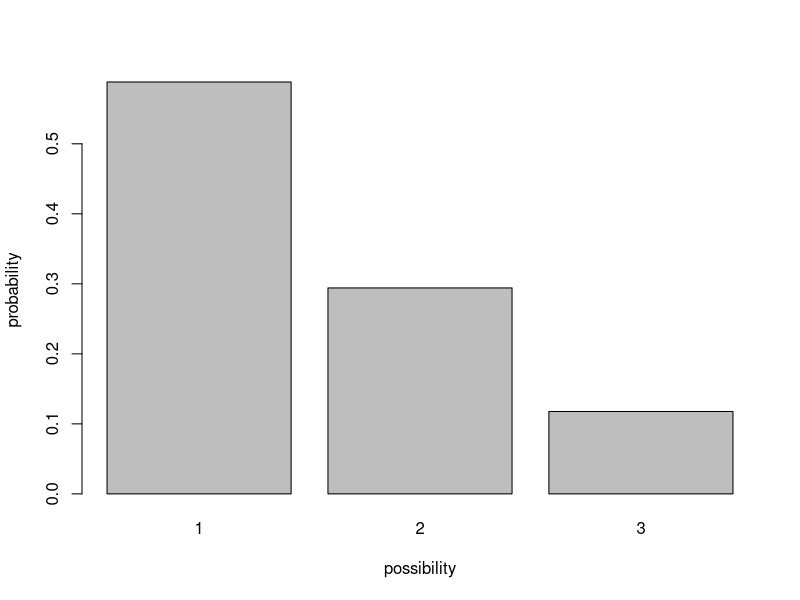
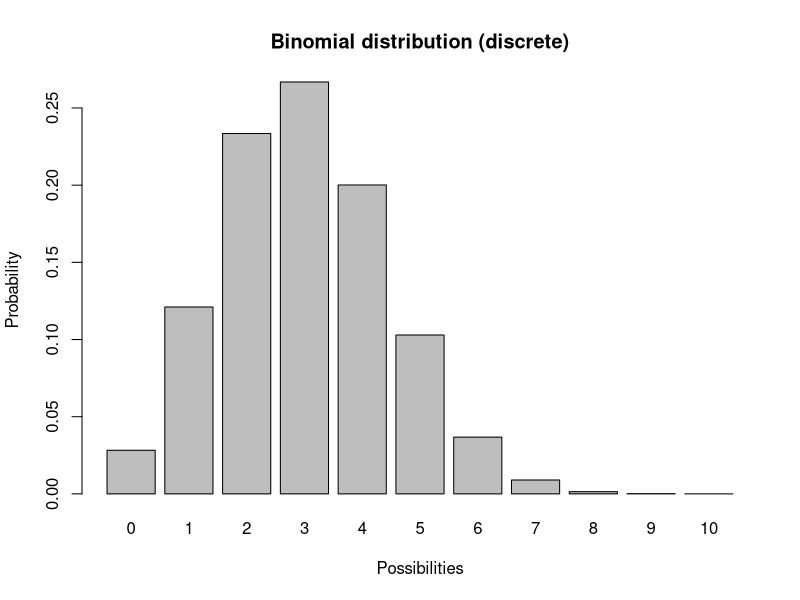
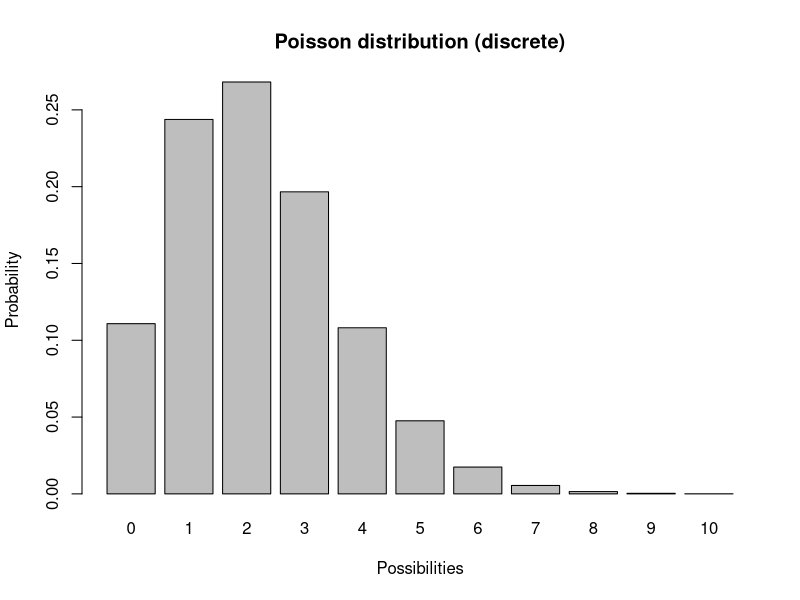
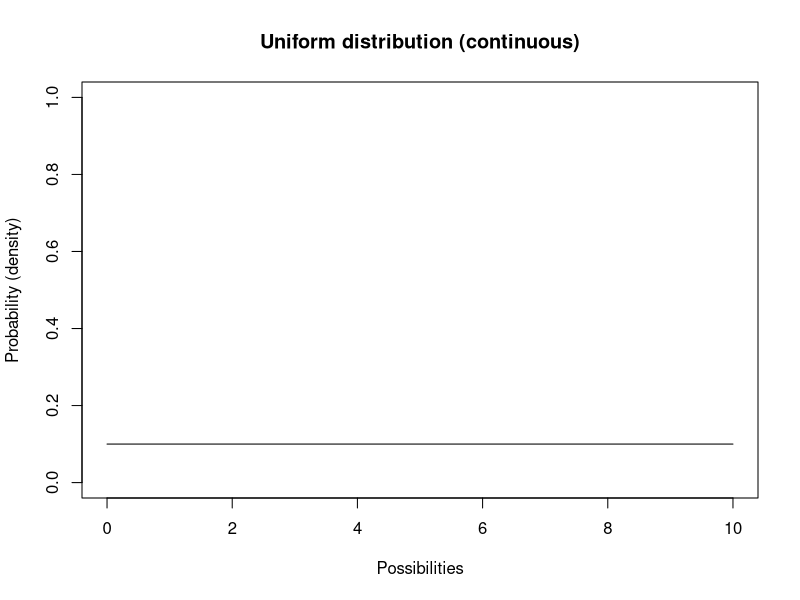
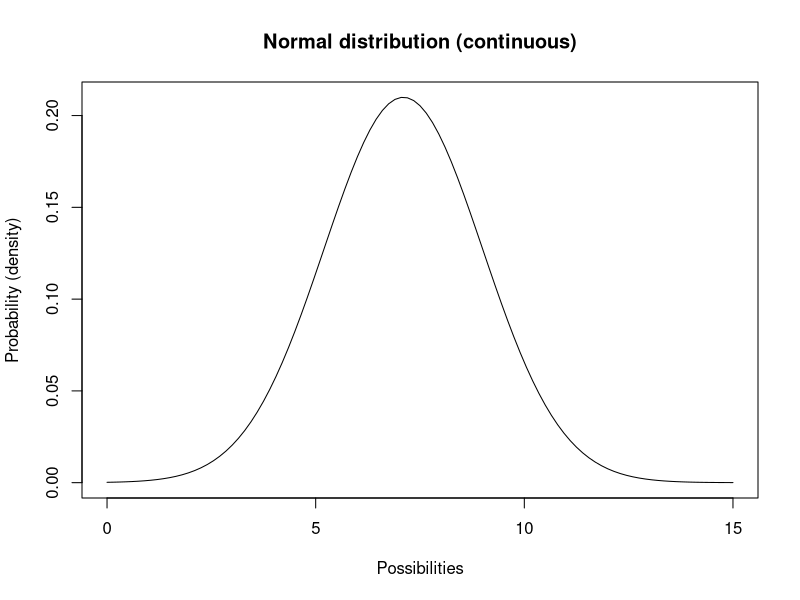
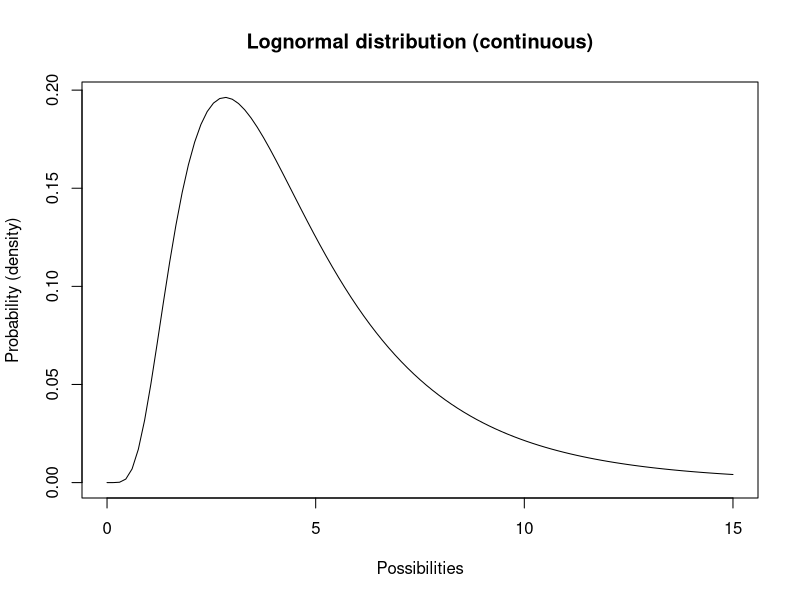
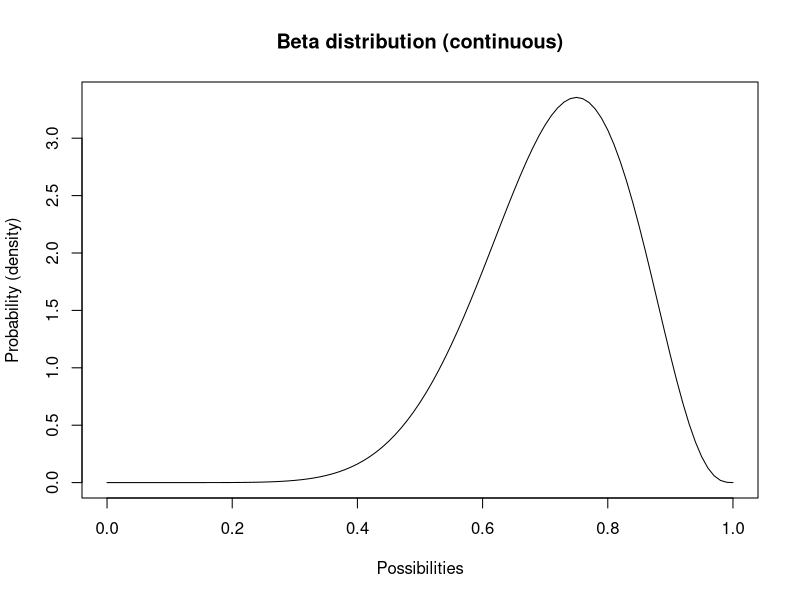
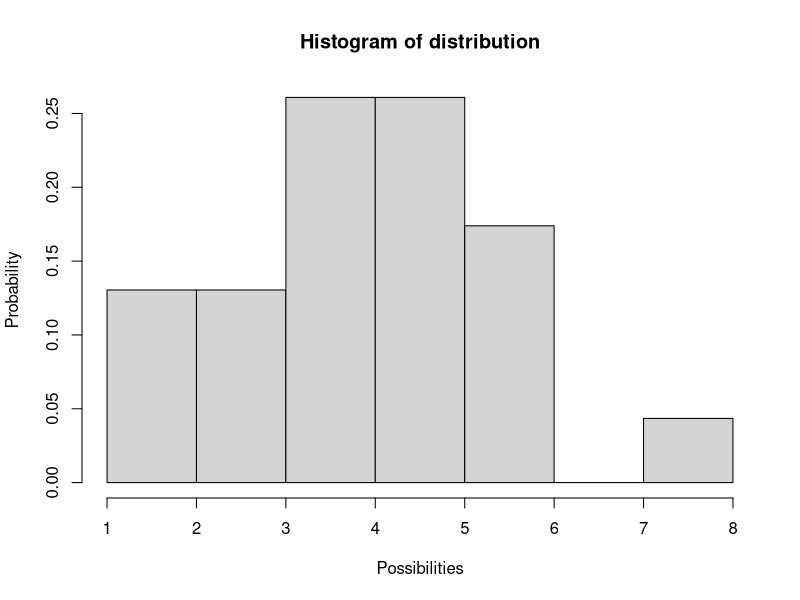

Generate these figures, in order, with R:
## ---- chunk 1
knitr::opts_chunk$set(echo = TRUE, cache = TRUE)
## ---- chunk 2

############################################################
####                                                    ####  
####  BIOL4558, Topico 8                               ####
####                                                    ####
####  Kevin Shoemaker                                   #### 
####  University of Nevada, Reno                    ####
####        &                           ####
####  Raymond L. Tremblay       ####
####  Universidad de Puerto Rico                   ####
####                                                    #### 
############################################################


############################################################
####  Stochasticity and Uncertainty                     ####
############################################################


## ---- chunk 3

#############
# Generación de números aleatorios!


#####
# define an arbitrary distribution

box <- c(rep(1,10),rep(2,5),rep(3,2))                                           # define what's in the lottery ball machine (10 "1" balls, 5 "2" balls and 2 "3" balls)
barplot(table(box)/sum(table(box)),ylab="probability",xlab="possibility")       # visualize the distribution of possibilities

## ---- chunk 4

################
# Distribuciones discretas
################


#######
# Ejemplo: distribución binomial (distribución de lanzamiento de moneda)

             # plot a discrete distribution!
xvals <- seq(0,10,1)
probs <- dbinom(xvals,10,prob=0.3)
names(probs) <- xvals
               
barplot(probs,ylab="Probability",xlab="Possibilities",main="Binomial distribution (discrete)")



## ---- chunk 5

#########
# Distribución de Poisson

xvals <- seq(0,10,1)
probs <- dpois(xvals,lambda=2.2)     # P0isson distribution
names(probs) <- xvals
               
barplot(probs,ylab="Probability",xlab="Possibilities",main="Poisson distribution (discrete)")


## ---- chunk 6

################
# DISTRIBUCIONES CONTINUAS
#################

##########
# Distribución uniforme

lower = 0
upper = 10

curve(dunif(x,lower,upper),0,10,ylab="Probability (density)",xlab="Possibilities",main="Uniform distribution (continuous)",ylim=c(0,1))   # probability density

## ---- chunk 7

#########
# Distribución normal

mean = 7.1
stdev = 1.9

curve(dnorm(x,mean,stdev),0,15,ylab="Probability (density)",xlab="Possibilities",main="Normal distribution (continuous)")   # probability density

## ---- chunk 8

############
# Log-normal distribution

meanlog = 1.4
stdevlog = 0.6

curve(dlnorm(x,meanlog,stdevlog),0,15,ylab="Probability (density)",xlab="Possibilities",main="Lognormal distribution (continuous)")   # probability density

## ---- chunk 9

##########
# Beta distribution

shape1 = 10
shape2 = 4

curve(dbeta(x,shape1,shape2),0,1,ylab="Probability (density)",xlab="Possibilities",main="Beta distribution (continuous)")   # probability density

## ---- chunk 10

########
# muestra de una distribución arbitraria

distribution <- c(5,3,5,4,3,6,4,5,5,1,6,5,4,3,6,6,4,2,8,4,4,5,2)     # make up a set of possibilities
hist(distribution,freq = F, ylab="Probability",xlab="Possibilities")  # visualize distribution
sample(distribution,1)  # take one random sample from this distribution!

## ---- chunk 11

#############
# Demostración: ¡use datos para determinar una distribución!
#############


#############
# Made-up canvasback data- average number of eggs hatched per female for 20 years

hatch_perfem <- c(3.05, 1.45, 0.99, 3.24, 1.49, 1.70, 1.66, 2.32, 0.83, 2.41,
2.33, 1.68, 1.43, 2.74, 2.05, 3.13, 1.90, 3.69, 1.55, 2.79)

hist(hatch_perfem)

## ---- chunk 12

############
# Trate de identificar una distribución logarítmica normal de números aleatorios para representar la 'canvasback duck' data

## first, plot a histogram of the data from the 20-year study
hist(hatch_perfem,freq=F,main="Histogram of avg number hatched per female",xlab="possibilities",ylab="probability",xlim=c(0,10),ylim=c(0,1))

## ahora, superponga una distribución de probabilidad logarítmica normal con parámetros arbitrarios (meanlog y sdlog). Esto es sólo un punto de partida.

curve(dlnorm(x,meanlog=1.5,sdlog=0.39),col="green",lty=2,lwd=2,add=T)

curve(dlnorm(x,meanlog=1.8,sdlog=0.39),col="green",lty=2,lwd=2,add=T)    # try a different value...

#### ¡Siga cambiando el valor de 'meanlog' hasta que encuentre los mejores parámetros que se ajusten a los datos!

#### Una vez que encuentre los parámetros que mejor se ajusten, genere 5 números aleatorios a partir de esta distribución usando la función "rlnorm ()" en R. 

rlnorm(5,meanlog=1.5,sdlog=0.39)    # ¡por ejemplo! (¡recuerde cambiar el parámetro "meanlog" por el valor que identificó anteriormente!)

